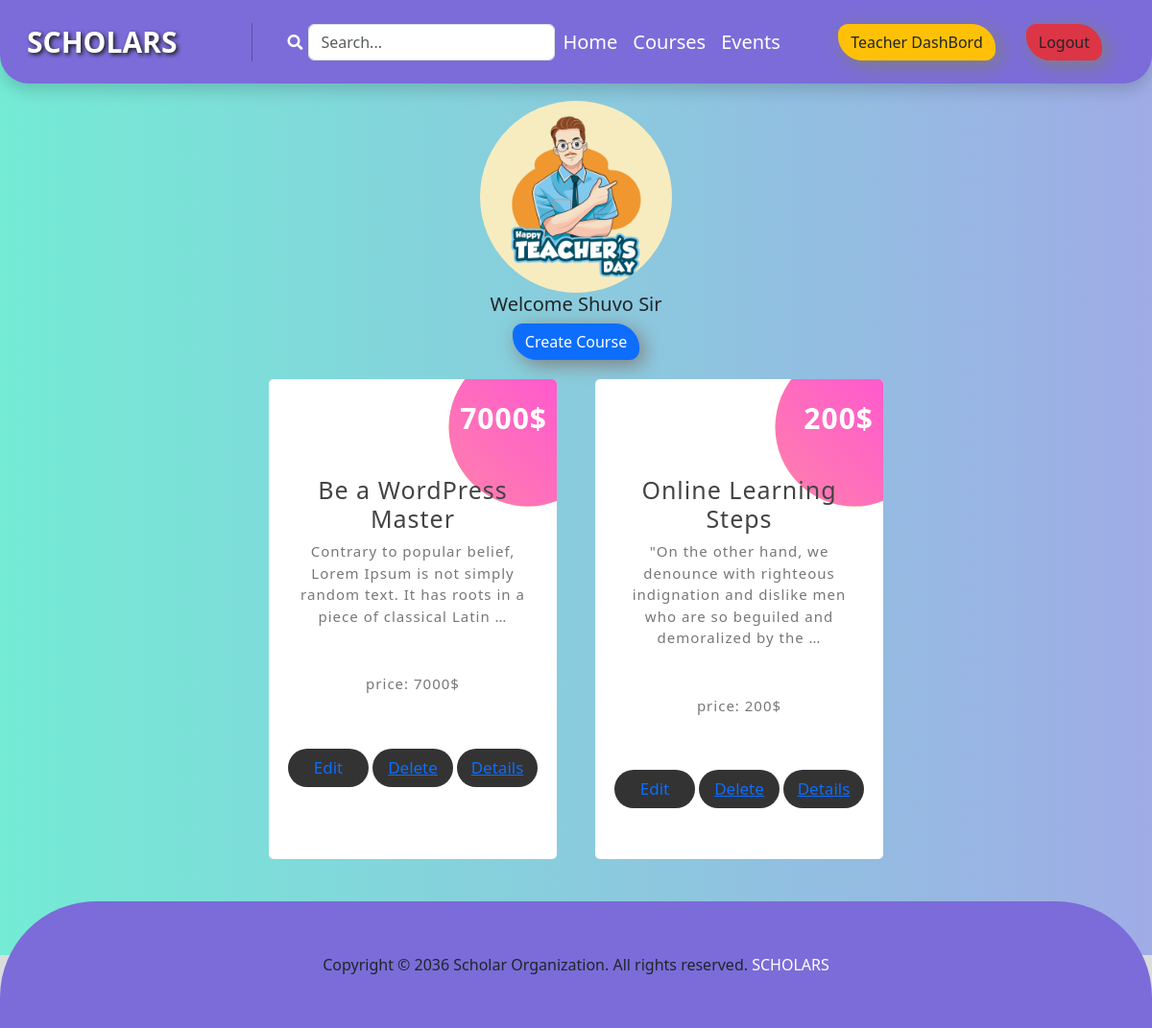
The page /course/teacher/ (signed in) on the database as committed earlier.
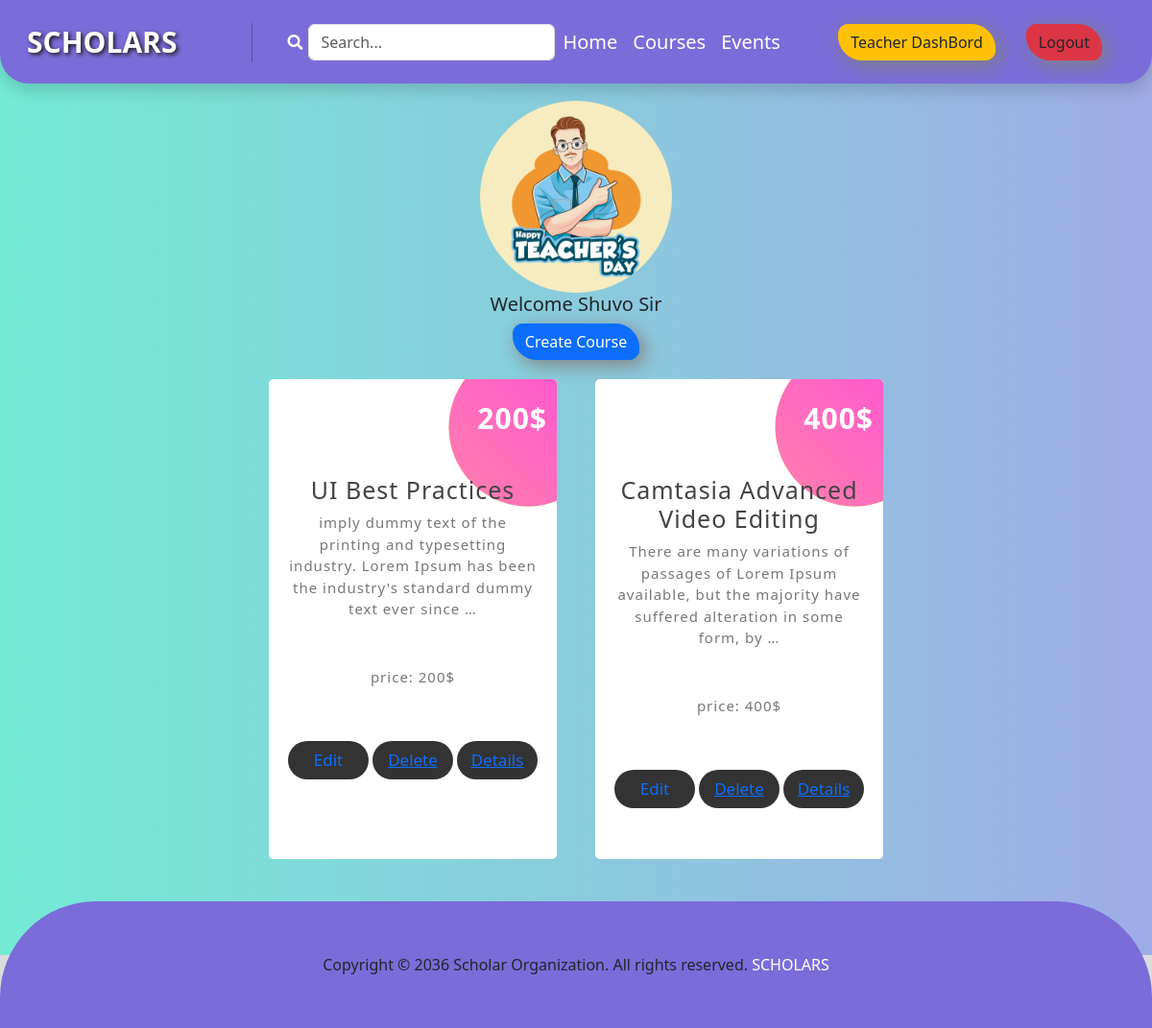
The same page on the database as committed later.
### Course/models.py (models this page shows, shortened)
class AddCourse(models.Model):
    teacher = models.ForeignKey(User, on_delete=models.CASCADE,related_name='teacher' )
    Course_Title  = models.CharField(max_length=100)
    price = models.DecimalField(max_digits=10, decimal_places=0 , null=True)
    Content = models.TextField()
    Type = models.ForeignKey(Type,on_delete=models.CASCADE)
    image = models.ImageField(upload_to='Course/media/uploads/', blank = True, null = True)

### Course/views.py (the view)
# urls.py: path('teacher/',views.TeacherDashBoardView.as_view(),name='teacher'),
class TeacherDashBoardView(View):
    template_name = 'TeacherDashboard.html'
    def get(self, request, category_slug=None):
        data = models.AddCourse.objects.filter(teacher=request.user)
        categories = models.Type.objects.all()
        if category_slug is not None:
            category = models.Type.objects.get(slug=category_slug)
            data = data.filter(Type=category)
        return render(request, self.template_name, {"data": data, "categories": categories})

### Course/templates/TeacherDashboard.html
{% extends "base.html" %}
{% load static %}
{% block content %}
<section class='teacher_container hightContainer'>
<div class='pt-5'>
    <div class='d-flex justify-content-center'>
        <img class='teacher-logo' src="{% static "img/teacher.jpg" %}" alt="">
    </div>
    <h5 class='text-center'>Welcome {{user.first_name}} Sir</h5>
    <div  class='d-flex justify-content-center'>
        <button class='btn-style btn btn-primary'><a class='text-decoration-none text-white' href="{% url "addCourse" %}">Create Course</a></button>
    </div>
    <div class="Card_container">
        {% for i in data %}
        <div class="box">
            <h3>{{i.Course_Title}}</h3>
            <p class="">{{i.Content|truncatewords:20}}</p>
            <p class=" mt-5">price: {{i.price}}$</p>
            <div class='d-flex justify-content-center gap-1'>
                <button><a class='text-decoration-none' href="{% url "edit" i.id%}">Edit</a></button>
                <button  class='text-decoration-none'><a href="{% url "delete" i.id%}">Delete</a></button>
                <button><a  class='text-decoration-none'><a href="{% url "details_view" i.id%}">Details</a></button>
            </div>
            <span class='count'>{{i.price}}$</span>
          </div>
        {% endfor %}
      </div>
</div>
</section>
{% endblock content %}

Rows that differ between the two databases and show on the page:
removed AddCourse: Course_Title "Be a WordPress Master", Content "Contrary to popular belief, Lorem Ipsum is not simply random text. It has roots in a piece of classical Latin …", price "7000"
removed AddCourse: Course_Title "Online Learning Steps", Content "\"On the other hand, we denounce with righteous indignation and dislike men who are so beguiled and demoralized by the …", price "200"
added AddCourse: Course_Title "UI Best Practices", Content "imply dummy text of the printing and typesetting industry. Lorem Ipsum has been the industry's standard dummy text ever since …", price "200"
added AddCourse: Course_Title "Camtasia Advanced Video Editing", Content "There are many variations of passages of Lorem Ipsum available, but the majority have suffered alteration in some form, by …", price "400"
